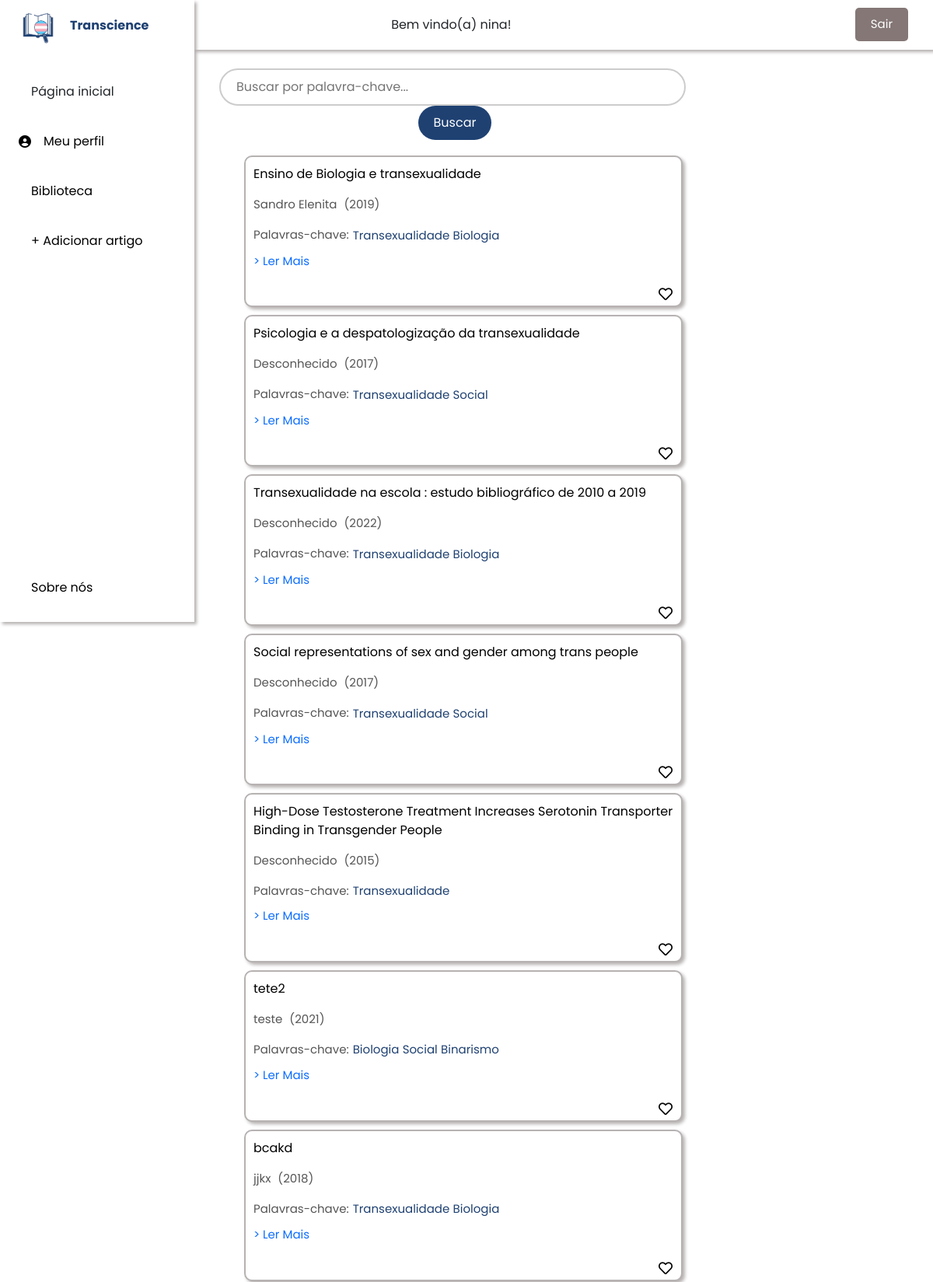
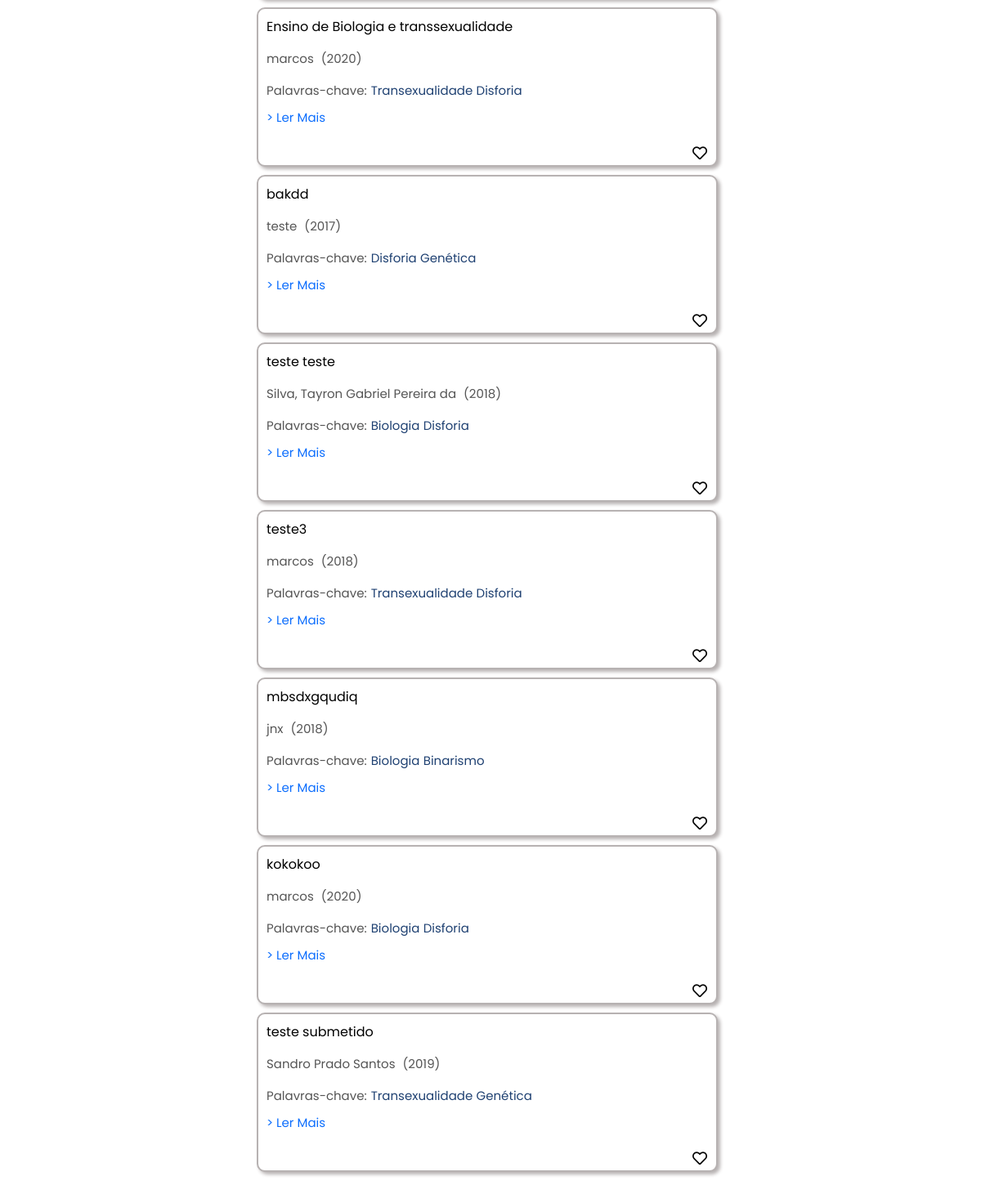
The app's page /biblioteca/index/ (signed in) with its own data (2 pictures, top to bottom).
### biblioteca/models.py (models this page shows, shortened)
class Artigo(models.Model):
    titulo = models.CharField(max_length=200)
    link = models.CharField(max_length=255)
    autor = models.CharField(max_length=255)
    relevancia_id = models.ForeignKey(Relevancia, on_delete=models.CASCADE)
    ano_id = models.ForeignKey(Ano, on_delete=models.CASCADE)
    palavras_chave = models.ManyToManyField(PalavraChave, related_name='artigos')
    usuario = models.ManyToManyField(User, related_name='artigos')

class Ano(models.Model):
    descricao = models.CharField(max_length=255)
    def __str__(self):
        return self.descricao

class PalavraChave(models.Model):
    nome = models.CharField(max_length=100)
    def __str__(self):
        return self.nome

### biblioteca/views.py (the view)
# urls.py: path("index/", views.IndexView.as_view(), name="index"),
class IndexView(LoginRequiredMixin, generic.ListView):
    template_name = "biblioteca/index.html"
    context_object_name = "artigos"
    login_url = '/auth/login/'
    def get_queryset(self):
        query = self.request.GET.get('q')
        if query:
            return Artigo.objects.filter(
                Q(titulo__icontains=query) |
                Q(autor__icontains=query) |
                Q(palavras_chave__nome__icontains=query)).distinct()
        return Artigo.objects.all()

### biblioteca/templates/biblioteca/index.html (shortened to what this page needs)
{% load static %}
<link rel="stylesheet" href="{% static 'css/bootstrap.min.css' %}">
<link rel="stylesheet" href="{% static 'fa/css/all.min.css' %}">
<link rel="stylesheet" href="{% static 'biblioteca/style.css' %}">
<link href="fontawesome/css/all.css" rel="stylesheet">
<link rel="stylesheet" href="https://use.fontawesome.com/releases/v5.0.7/css/all.css">
<body id="body-pd">
  <header class="header" id="header">
      {% if user.is_authenticated %}
      Bem vindo(a) {{ user.username }}!
      {% else %}
      <p>You are not logged in</p>
      <a href="{% url 'login' %}">Log In</a>
      {% endif %}
      <form action="{% url 'logout' %}" method="post">
        <button type="submit" class="logout-button">Sair</button>
      </form>
  </header>
  <div class="l-navbar" id="nav-bar">
    <nav class="nav">
        <div>
            <a href="#" class="nav_logo">
                <img src="{% static 'biblioteca/images/logo.png' %}" alt="Logo" class="nav_logo-img">
                <span class="nav_logo-name">Transcience</span>
            </a>
            <div class="nav_list">
                <a href="#" class="nav_link active">
                    <span class="nav_name">Página inicial</span>
                </a>
                <a href="{% url 'perfil' %}" class="nav_link">
                  <i class="fa-solid fa-circle-user"></i>
                    <span class="nav_name">Meu perfil</span>
                </a>
                <a href="{% url 'biblioteca:minha_biblioteca' %}" class="nav_link">
                    <span class="nav_name">Biblioteca</span>
                </a>
                <a href="{% url 'novoArtigo' %}" class="nav_link">
                  <span class="nav_name"> + Adicionar artigo</span>
                </a>
            </div>
        </div>
        <a href="#" class="nav_link">
            <span class="nav_name">Sobre nós</span>
        </a>
    </nav>
</div>
<div class="container-fluid">
  <div class="row">
    <div class="col-lg-8 col-md-12">
      <div class="search-container">
        <form method="get" action="{% url 'biblioteca:index' %}">
          <input type="text" name="q" placeholder="Buscar por palavra-chave..." class="search-input" value="{{ request.GET.q }}">
          <button type="submit" class="search-button">Buscar</button>
        </form>
      </div>
      <div class="artigos-container">
        {% if artigos %}
        <ul>
          {% for a in artigos %}
              <li class="artigo-item" style="position: relative; padding-bottom: 30px;">
                  <a class="titulo-artigo" style="color: black;">
                      {{ a.titulo }}
                  </a>
                  <form action="{% url 'favoritar_artigo' a.id %}" method="post" class="favorite-form" id="favorite-form-{{ a.id }}">
                      <button type="submit" class="favorite-button" style="border: none; background: none; position: absolute; bottom: 5px; right: 5px;" id="favorite-btn-{{ a.id }}" onclick="toggleFavorite(event, {{ a.id }})">
                          {% if a in user.favorito_set.all %}
                              <i class="fas fa-heart" id="heart-{{ a.id }}" style="color: red; font-size: 18px;"></i>
                          {% else %}
                              <i class="far fa-heart" id="heart-{{ a.id }}" style="font-size: 18px;"></i>
                          {% endif %}
                      </button>
                  </form>
                  <p class="texto-menor" style="margin-top: 3px;">{{ a.autor }} <span style="margin-left: 5px;">({{ a.ano_id }})</span></p>
                  <div style="display: flex; align-items: center; margin-top: 10px;">
                      <a class="texto-menor">Palavras-chave:</a>
                      <div class="palavras-chave-container" style="margin-left: 5px;">
                          {% for palavra_chave in a.palavras_chave.all %}
                              <span class="texto-menor" style="color: #1F4172;">{{ palavra_chave }}</span>
                          {% endfor %}
                      </div>
                  </div>
                  <p class="texto-menor" style="margin-top: 10px;">
                      <a href="{{ a.link }}" target="_blank">> Ler Mais</a>
                  </p>
              </li>
          {% endfor %}
        </ul>
        {% else %}
          <p>Nenhum artigo encontrado para a pesquisa "{{ request.GET.q }}".</p>
        {% endif %}
      </div>
    </div>
    <div class="col-lg-4 col-md-12">
      <div class="additional-container">
      </div>
    </div>
  </div>
</div>

### biblioteca/static/biblioteca/style.css (style rules this page uses)
* { font-family: "Poppins", sans-serif; }
body { position: relative; font-family: var(--body-font); transition: .5s; margin: 0; padding: 0; }
a { text-decoration: none; }
.artigos-container { padding: 0px; list-style-type: none; }
.artigo-item { border-radius: 10px; padding: 10px; margin-bottom: 10px; background-color: #ffffff; border: 2px solid rgb(183, 178, 178); list-style: none; box-shadow: 3px 3px 4px rgb(183, 178, 178); transition: transform 0.3s, box-shadow 0.3s; }
.texto-menor { font-size: 15px; color: #555; }
.header { width: 100%; height: var(--header-height); position: fixed; top: 0; left: 0; display: flex; align-items: center; justify-content: space-between; padding: 0 1rem; background-color: #ffffff; z-index: var(--z-fixed); transition: .5s; box-shadow: 3px 3px 4px rgb(183, 178, 178); }
.l-navbar { position: fixed; top: 0; left: 0; width: var(--nav-width); height: 100vh; background-color: #ffffff; padding: 0; transition: .5s; z-index: var(--z-fixed); box-shadow: 3px 3px 4px rgb(183, 178, 178); }
.nav { height: 100%; display: flex; flex-direction: column; justify-content: space-between; overflow: hidden; margin-top: 0; }
.nav_logo, .nav_link { display: grid; grid-template-columns: max-content max-content; align-items: center; column-gap: 1rem; padding: .5rem 0 .5rem 1.5rem; }
.nav_logo { margin-bottom: 2rem; }
.nav_logo-name { color: #1F4172; font-weight: 700; }
.nav_link { position: relative; color: var(--first-color-light); margin-bottom: 1.5rem; transition: .3s; }
.nav_logo-img { width: 50px; height: 50px; white-space: nowrap; }
.active { color: var(--black-color); }
.active::before { content: ''; position: absolute; left: 0; width: 2px; height: 32px; background-color: var(--white-color); }
@media screen and (min-width: 768px) { body { margin: calc(var(--header-height) + 1rem) 0 0 0; padding-left: calc(var(--nav-width) + 2rem); } }
@media screen and (min-width: 768px) { .header { height: calc(var(--header-height) + 1rem); padding: 0 2rem 0 calc(var(--nav-width) + 2rem); } }
@media screen and (min-width: 768px) { .l-navbar { left: 0; padding: 0; margin: 0; } }
@media screen and (min-width: 768px) { .artigos-container { background-color: #ffffff; } }
@media screen and (min-width: 768px) { .container-fluid { padding-left: 0; margin-left: 0; margin-top: calc(var(--header-height) + 40px); } }
@media screen and (min-width: 768px) { .additional-container { padding: 100px; border-radius: 10px; margin-bottom: 20px; position: fixed } }
@media screen and (min-width: 768px) { .row { margin-bottom: 1rem; } }
@media screen and (min-width: 768px) { .search-container { margin-bottom: 20px; text-align: center; } }
@media screen and (min-width: 768px) { .search-input { width: 80%; padding: 10px; font-size: 16px; } }
@media screen and (min-width: 768px) { .search-input { padding: 10px 20px; font-size: 16px; width: 600px; border: 2px solid #ccc; border-radius: 25px; outline: none; transition: border-color 0.3s; } }
@media screen and (min-width: 768px) { .search-button { background-color: #1F4172; color: white; font-size: 16px; border: none; border-radius: 25px; padding: 10px 20px; margin-left: 10px; cursor: pointer; transition: background-color 0.3s, transform 0.2s; } }
@media screen and (min-width: 768px) { .logout-button { background-color: #847776; color: white; border: none; padding: 10px 20px; font-size: 15px; cursor: pointer; border-radius: 5px; transition: background-color 0.3s ease; margin-top: 15px; transition: background-color 0.3s, transform 0.2s; } }
@media screen and (min-width: 768px) { .favorite-button i { cursor: pointer; font-size: 20px; } }

### records on screen
Artigo: titulo "Ensino de Biologia e transexualidade", autor "Sandro Elenita", ano_id "2019"
PalavraChave: nome "Transexualidade"
PalavraChave: nome "Biologia"
Artigo: titulo "Psicologia e a despatologização da transexualidade", autor "Desconhecido", ano_id "2017"
PalavraChave: nome "Social"
Artigo: titulo "Transexualidade na escola : estudo bibliográfico de 2010 a 2019", autor "Desconhecido", ano_id "2022"
Artigo: titulo "Social representations of sex and gender among trans people", autor "Desconhecido", ano_id "2017"
Artigo: titulo "High-Dose Testosterone Treatment Increases Serotonin Transporter Binding in Transgender People", autor "Desconhecido", ano_id "2015"
Artigo: titulo "tete2", autor "teste", ano_id "2021"
PalavraChave: nome "Binarismo"
Artigo: titulo "bcakd", autor "jjkx", ano_id "2018"
Artigo: titulo "Ensino de Biologia e transsexualidade", autor "marcos", ano_id "2020"
PalavraChave: nome "Disforia"
Artigo: titulo "bakdd", autor "teste", ano_id "2017"
PalavraChave: nome "Genética"
Artigo: titulo "teste teste", autor "Silva, Tayron Gabriel Pereira da", ano_id "2018"
Artigo: titulo "teste3", autor "marcos", ano_id "2018"
Artigo: titulo "mbsdxgqudiq", autor "jnx", ano_id "2018"
Artigo: titulo "kokokoo", autor "marcos", ano_id "2020"
Artigo: titulo "teste submetido", autor "Sandro Prado Santos", ano_id "2019"

### other values on screen
{{ user.username }} "nina"
